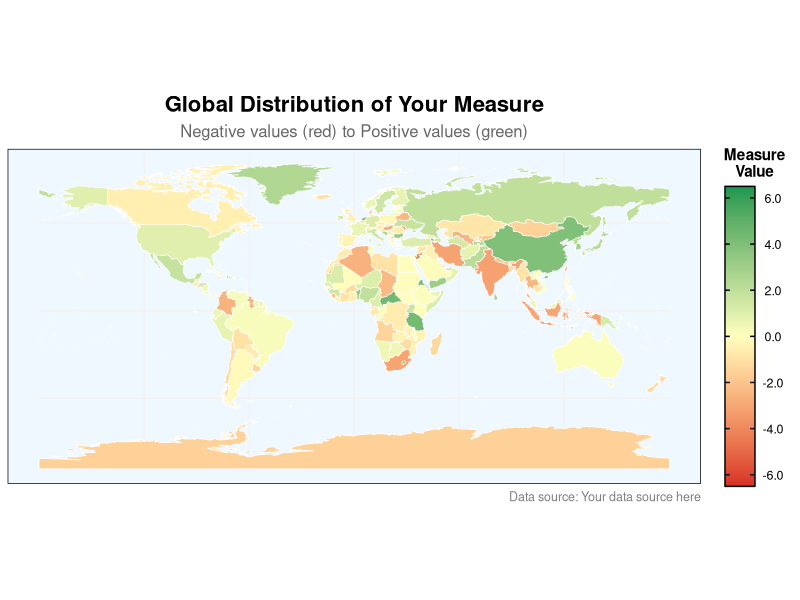
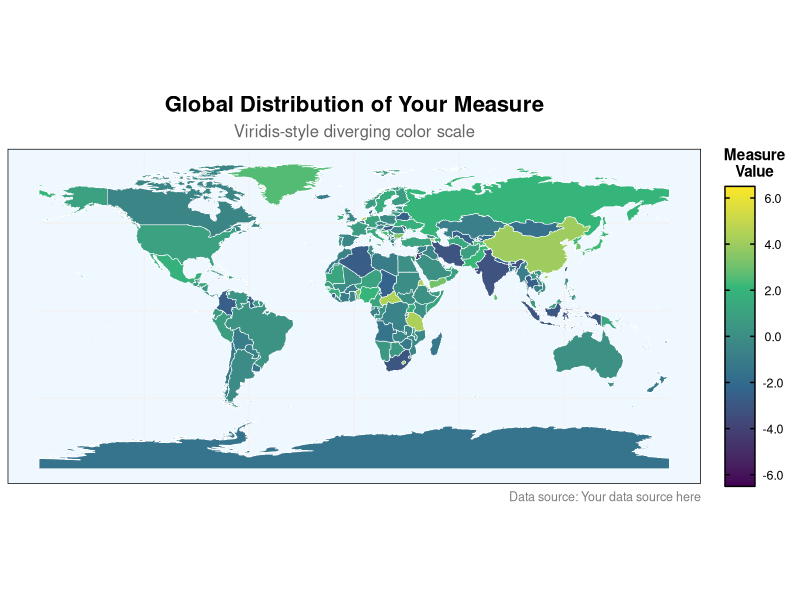
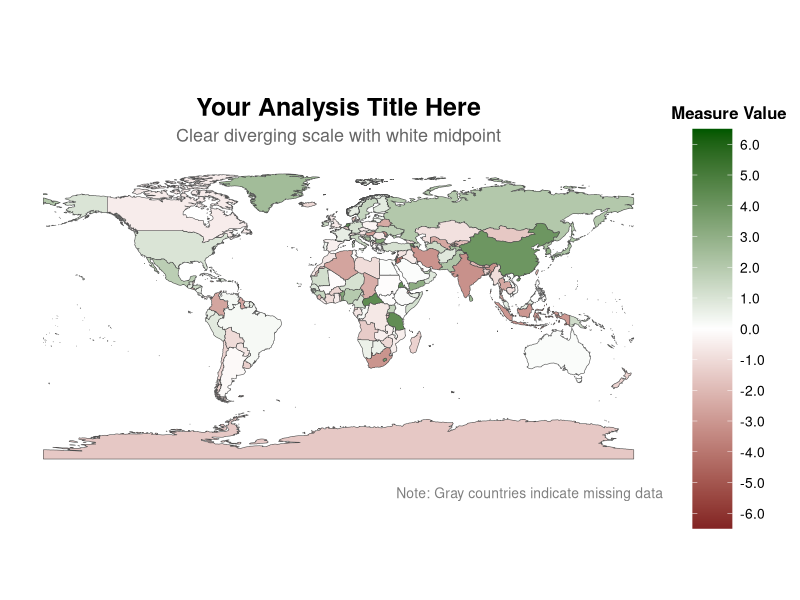
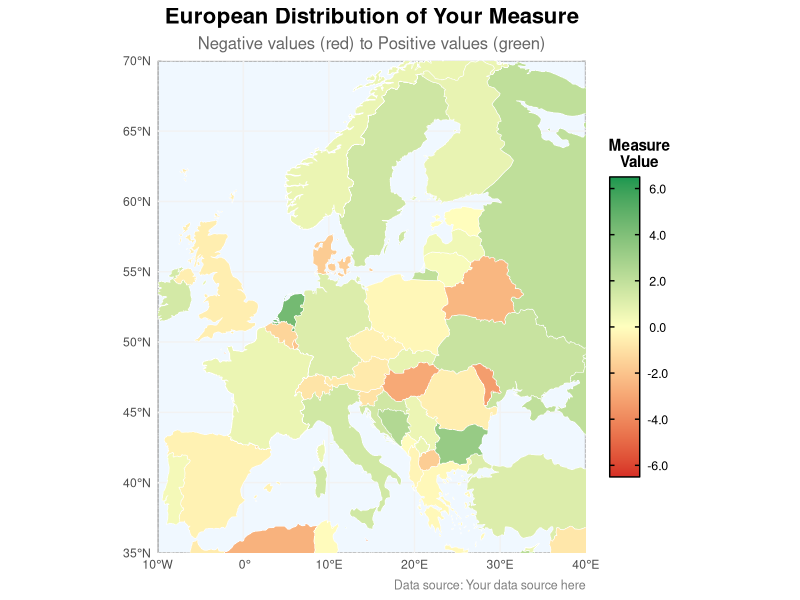

Write R code to recreate these figures, in order.
# Load required libraries
library(ggplot2)
library(sf)
library(dplyr)
library(scales)
library(viridis)

# Example: Create sample data (replace with your actual data)
# If you have your own sf object with geometries, use that instead
# This example uses the rnaturalearth package data
# install.packages("rnaturalearth")
# install.packages("rnaturalearthdata")
library(rnaturalearth)
library(rnaturalearthdata)

# Get world map geometries
world <- ne_countries(scale = "medium", returnclass = "sf")

# Create sample measure data (replace with your actual measure)
set.seed(123)
measure_data <- data.frame(
  iso_a3 = world$iso_a3,
  measure_value = rnorm(nrow(world), mean = 0, sd = 2)
)

# Join measure data with spatial data
world_data <- world %>%
  left_join(measure_data, by = "iso_a3")

# Find the maximum absolute value for symmetric scale
max_abs_value <- max(abs(world_data$measure_value), na.rm = TRUE)

# Create the map with diverging color scale (red to green)
map_diverging <- ggplot(data = world_data) +
  geom_sf(aes(fill = measure_value), 
          color = "white", 
          size = 0.1) +
  
  # Use a diverging color scale from red (negative) to green (positive)
  scale_fill_gradient2(
    low = "#D73027",      # Red for negative values
    mid = "#FFFFBF",      # Light yellow for values near zero
    high = "#1A9850",     # Green for positive values
    midpoint = 0,         # Center the scale at zero
    limits = c(-max_abs_value, max_abs_value),  # Symmetric limits
    breaks = pretty_breaks(n = 7),  # Create nice break points
    labels = number_format(accuracy = 0.1),  # Format labels
    name = "Measure\nValue",  # Legend title
    guide = guide_colorbar(
      barwidth = 1.5,
      barheight = 15,
      title.position = "top",
      title.hjust = 0.5,
      label.hjust = 0.5,
      ticks.colour = "black",
      ticks.linewidth = 0.5,
      frame.colour = "black",
      frame.linewidth = 0.5
    )
  ) +
  
  # Add labels and theme
  labs(
    title = "Global Distribution of Your Measure",
    subtitle = "Negative values (red) to Positive values (green)",
    caption = "Data source: Your data source here"
  ) +
  
  # Customize theme
  theme_minimal() +
  theme(
    plot.title = element_text(size = 16, face = "bold", hjust = 0.5),
    plot.subtitle = element_text(size = 12, hjust = 0.5, color = "gray40"),
    plot.caption = element_text(size = 9, color = "gray50"),
    legend.position = "right",
    legend.title = element_text(size = 11, face = "bold"),
    legend.text = element_text(size = 9),
    panel.grid = element_line(color = "gray95"),
    panel.background = element_rect(fill = "aliceblue"),
    plot.background = element_rect(fill = "white", color = NA)
  ) +
  
  # Set coordinate system
  coord_sf(crs = 4326)  # WGS84 projection

# Display the map
print(map_diverging)

# Alternative: Using viridis-style diverging palette
map_viridis_diverging <- ggplot(data = world_data) +
  geom_sf(aes(fill = measure_value), 
          color = "white", 
          size = 0.1) +
  
  # Use viridis-inspired diverging scale
  scale_fill_gradientn(
    colors = c("#440154", "#31688E", "#35B779", "#FDE724"),  # Viridis colors
    values = rescale(c(-max_abs_value, -max_abs_value/3, max_abs_value/3, max_abs_value)),
    limits = c(-max_abs_value, max_abs_value),
    breaks = pretty_breaks(n = 7),
    labels = number_format(accuracy = 0.1),
    name = "Measure\nValue",
    guide = guide_colorbar(
      barwidth = 1.5,
      barheight = 15,
      title.position = "top",
      title.hjust = 0.5,
      label.hjust = 0.5,
      ticks.colour = "black",
      ticks.linewidth = 0.5,
      frame.colour = "black",
      frame.linewidth = 0.5
    )
  ) +
  
  labs(
    title = "Global Distribution of Your Measure",
    subtitle = "Viridis-style diverging color scale",
    caption = "Data source: Your data source here"
  ) +
  
  theme_minimal() +
  theme(
    plot.title = element_text(size = 16, face = "bold", hjust = 0.5),
    plot.subtitle = element_text(size = 12, hjust = 0.5, color = "gray40"),
    plot.caption = element_text(size = 9, color = "gray50"),
    legend.position = "right",
    legend.title = element_text(size = 11, face = "bold"),
    legend.text = element_text(size = 9),
    panel.grid = element_line(color = "gray95"),
    panel.background = element_rect(fill = "aliceblue"),
    plot.background = element_rect(fill = "white", color = NA)
  ) +
  
  coord_sf(crs = 4326)

# Display the alternative map
print(map_viridis_diverging)

# Save the maps (optional)
# ggsave("map_diverging_redgreen.png", plot = map_diverging, width = 12, height = 8, dpi = 300)
# ggsave("map_diverging_viridis.png", plot = map_viridis_diverging, width = 12, height = 8, dpi = 300)

# If you have your own data, replace the world_data creation section with:
# world_data <- your_sf_object %>%
#   mutate(measure_value = your_measure_column)

# Additional customization options:

# 1. For a more pronounced diverging scale with white at zero:
map_pronounced <- ggplot(data = world_data) +
  geom_sf(aes(fill = measure_value), 
          color = "gray30", 
          size = 0.2) +
  
  scale_fill_gradient2(
    low = scales::muted("red"),
    mid = "white",
    high = scales::muted("green"),
    midpoint = 0,
    limits = c(-max_abs_value, max_abs_value),
    breaks = seq(-ceiling(max_abs_value), ceiling(max_abs_value), by = 1),
    labels = number_format(accuracy = 0.1),
    name = "Measure Value",
    guide = guide_colorbar(
      barwidth = 2,
      barheight = 20,
      title.position = "top",
      title.hjust = 0.5
    )
  ) +
  
  labs(
    title = "Your Analysis Title Here",
    subtitle = "Clear diverging scale with white midpoint",
    caption = "Note: Gray countries indicate missing data"
  ) +
  
  theme_void() +
  theme(
    plot.title = element_text(size = 18, face = "bold", hjust = 0.5, margin = margin(b = 5)),
    plot.subtitle = element_text(size = 13, hjust = 0.5, color = "gray40", margin = margin(b = 10)),
    plot.caption = element_text(size = 10, color = "gray50", margin = margin(t = 10)),
    legend.position = "right",
    legend.title = element_text(size = 12, face = "bold"),
    legend.text = element_text(size = 10),
    plot.margin = margin(10, 10, 10, 10)
  )

print(map_pronounced)

# 2. Focus on a specific region (e.g., Europe)
europe_bbox <- c(xmin = -10, xmax = 40, ymin = 35, ymax = 70)
map_europe <- map_diverging +
  coord_sf(xlim = c(europe_bbox["xmin"], europe_bbox["xmax"]),
           ylim = c(europe_bbox["ymin"], europe_bbox["ymax"]),
           expand = FALSE) +
  labs(title = "European Distribution of Your Measure")

print(map_europe)
